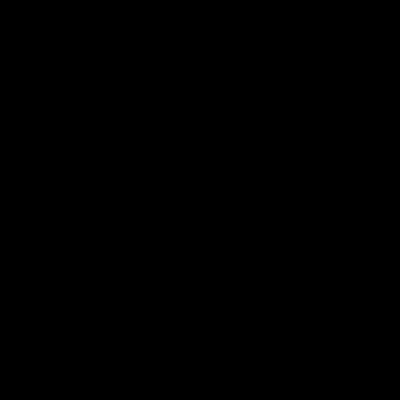
Frame 1 (no input)
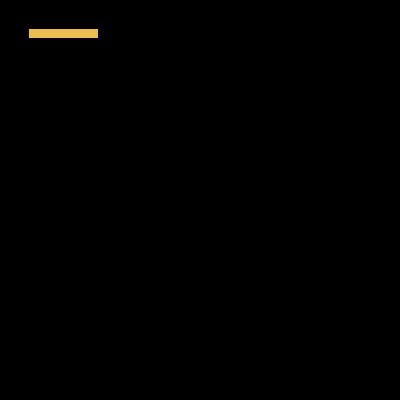
Frame 60 (the mouse pressed at the canvas centre just before this capture)
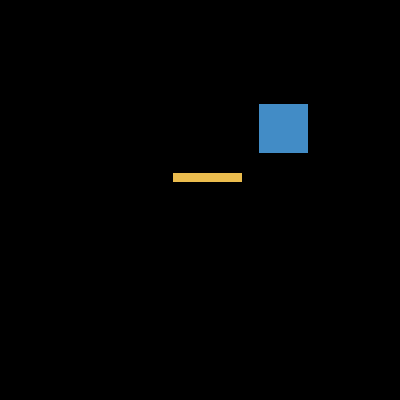
Frame 120 (the mouse held since frame 60 and released just before this capture)

The Processing sketch that drew these frames (run headless with seeded random() and noise(); from frame 60 on, the mouse is pressed at the canvas centre):

// Processing sketch: processing_100491
// ── processing_100491.pde

//Week-03

int timer  = 0;
float fX = 300;
float fY = 810;
float eX = 650;
float eY = 280;
float pX = 180;
float pY = 180;
float speed = 66; //for key response
float easing = .03; //for mouse response
color pColor = color(#EBBC4E); //declare pColor and define the orange color
 
void setup() {
  size(400, 400);  //size screen
  frameRate(19); //update or refresh my screen
}
 
void draw() {
  background(0);
  food(); //call function
  // player1();
  player2();
  Collision();
}
 
void food() {
  //respawn
  timer++;
  if (timer >= 87) {
    fX = random(width);
    fY = random(height);
    timer = 0;
  }
  fill(#428CC6);
  rect(fX, fY, 50, 50);
}
 
//void player1(){
//  if(keyPressed){
//   if(key == 'j'){
//      pX -= speed;
//  }
//   if(key == 'k'){
//      pX += speed;
//  }
//   if(key == 'l'){
//      pY += speed;
//  }
//    if(key == 'o'){
//      pY -= speed;
//  }
//}
//ellipse(pX,pY,70,10);
//}
 
void player2() {
  float targetX = mouseX; //move the circle to my mouse
  float targetY = mouseY;
  pX += (targetX - pX) * easing;
  pY += (targetY - pY) * easing;
  fill(pColor);
  rect(pX, pY, 70, 10);
}
 
void Collision() {
  float pDist = dist(pX, pY, fX, fY); //define the distance
  if (pDist <= 30) { //if lest than 3px
    pColor = color(#EA4CC3);
    rect(pX, pY, 30, 30);
  }
  else {
    pColor = color(#EBBC4E);
  }
}
